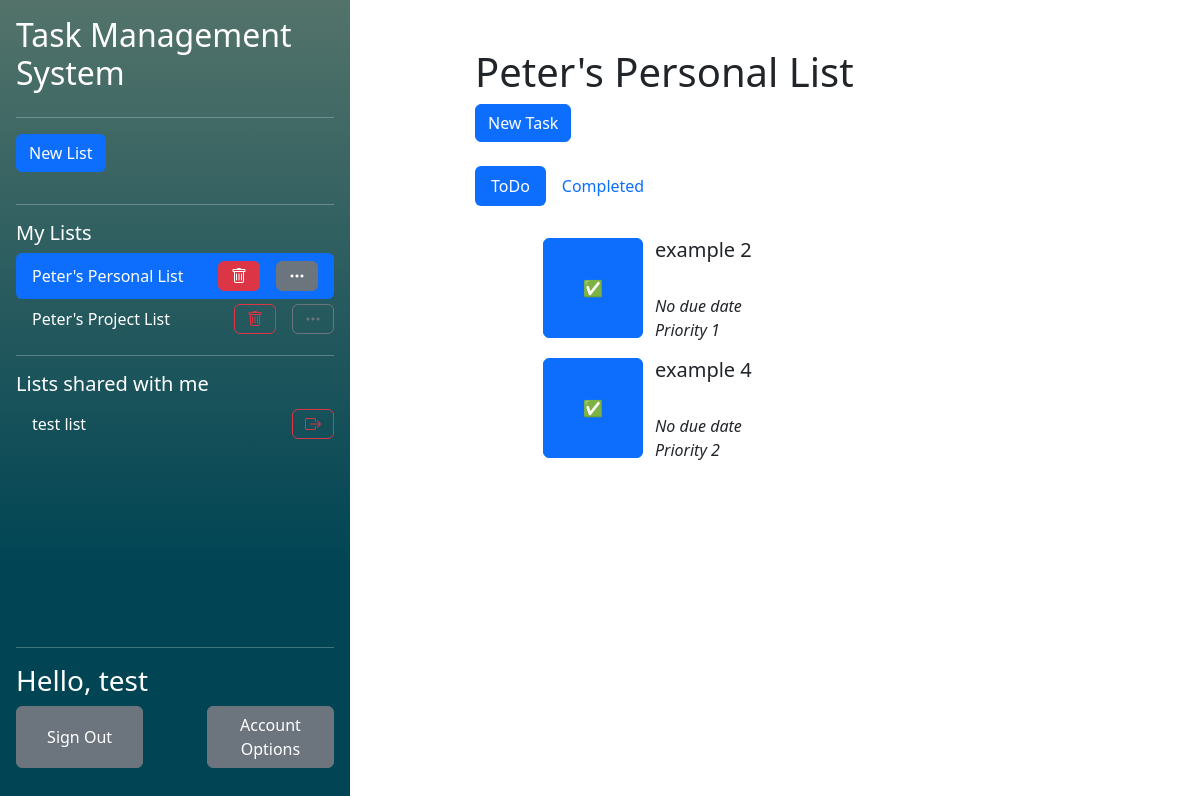
Page /php/index.php?listid=1 (signed in) on the earlier database version.
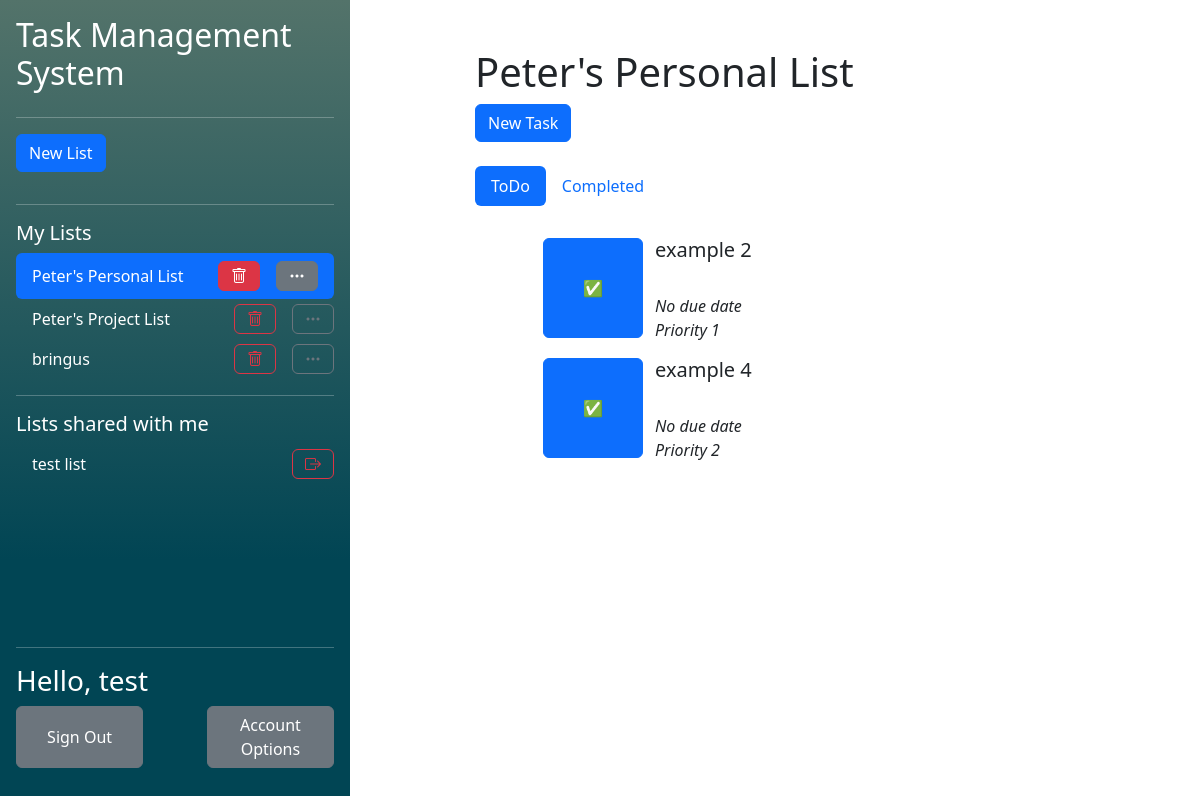
Same page on the later database version.
### tables this page shows
CREATE TABLE "UserLists" (
	"user_id"	TEXT,
	"list_id"	TEXT,
	"collaborator"	INTEGER,
	"observer"	INTEGER,
	PRIMARY KEY("user_id","list_id"),
	FOREIGN KEY("user_id") REFERENCES "Users"("user_id") ON DELETE CASCADE ON UPDATE CASCADE,
	FOREIGN KEY("list_id") REFERENCES "Lists"("list_id") ON DELETE CASCADE ON UPDATE CASCADE
);

CREATE TABLE "Lists"
(
    list_id        INTEGER not null
        primary key autoincrement,
    list_name      TEXT    not null,
    list_completed REAL    not null
);

CREATE TABLE "Tasks" (
	"task_id"	INTEGER NOT NULL,
	"task_name"	TEXT NOT NULL,
	"task_completed"	INTEGER NOT NULL,
	"list_id"	INTEGER NOT NULL,
	"order_in_list"	INTEGER NOT NULL,
	"assigned_collaborator_id"	INTEGER,
	"task_due_date"	INTEGER,
	"task_priority"	INTEGER,
	FOREIGN KEY("assigned_collaborator_id") REFERENCES "Users"("user_id"),
	FOREIGN KEY("list_id") REFERENCES "Lists"("list_id") ON DELETE CASCADE,
	PRIMARY KEY("task_id" AUTOINCREMENT)
);

### php/functions/DatabaseFunctions.php (called while the page is built, shortened)
<?php
function getUIDFromCreds(){
    $db = new SQLite3("../db/database.db");
    $SQL = "SELECT user_id FROM Users WHERE password_hash = :creds";
    $stmt = $db->prepare($SQL);
    $stmt->bindValue(":creds", $_SESSION['credentials'], SQLITE3_TEXT);
    $result = $stmt->execute();
    while($row = $result->fetchArray()){
        $resultArray [] = $row;
    }
    return $resultArray[0]['user_id'];
}
function getOwnedListsForCurrentUser(){
    $uid = getUIDFromCreds();
    $db = new SQLite3("../db/database.db");
    $SQL = "SELECT list_id FROM  UserLists WHERE user_id = :uid AND collaborator = 0 AND observer = 0";
    $stmt = $db->prepare($SQL);
    $stmt->bindValue(":uid", $uid, SQLITE3_TEXT);
    $result = $stmt->execute();
    while($row = $result->fetchArray()){
        $resultArray [] = $row;
    }
    return $resultArray;
}
function getCollabListsForCurrentUser(){
    $uid = getUIDFromCreds();
    $db = new SQLite3("../db/database.db");
    $SQL = "SELECT list_id FROM  UserLists WHERE user_id = :uid AND collaborator = 1 AND observer = 0";
    $stmt = $db->prepare($SQL);
    $stmt->bindValue(":uid", $uid, SQLITE3_TEXT);
    $result = $stmt->execute();
    while($row = $result->fetchArray()){
        $resultArray [] = $row;
    }
    return $resultArray;
}
function getListNameFromID($listID){
    $db = new SQLite3("../db/database.db");
    $SQL = "SELECT list_name FROM Lists WHERE list_id = :lid";
    $stmt = $db->prepare($SQL);
    $stmt->bindValue(":lid", $listID, SQLITE3_TEXT);
    $result = $stmt->execute();
    while($row = $result->fetchArray()){
        $resultArray [] = $row;
    }
    return $resultArray;
}
?>

### php/functions/TaskFunctions.php (called while the page is built, shortened)
<?php
function checkUserListAccess($listID, $userID)
{
    $db = new SQLite3("../db/database.db");
    $SQL = "SELECT list_id FROM  UserLists WHERE user_id = :uid AND list_id = :lid AND observer = 0 AND collaborator = 0";
    $stmt = $db->prepare($SQL);
    $stmt->bindValue(":lid", $listID, SQLITE3_INTEGER);
    $stmt->bindValue(":uid", $userID, SQLITE3_INTEGER);
    $result = $stmt->execute();
    while($row = $result->fetchArray()){
        $resultArray [] = $row;
    }
    if ($listID == $resultArray[0]["list_id"]){
        return true;
    }
}
function getUncompletedTasksFromList($listID){
    $userID = getUIDFromCreds();
    if(!checkUserListAccess($listID, $userID) AND !checkCollabListAccess($listID, $userID)){
        return false;
    }
    $db = new SQLite3("../db/database.db");
    $SQL = "SELECT * FROM Tasks WHERE list_id = :lid AND task_completed = 0 ORDER BY order_in_list ";
    $stmt = $db->prepare($SQL);
    $stmt->bindValue(":lid", $listID, SQLITE3_INTEGER);
    $result = $stmt->execute();
    while($row = $result->fetchArray()){
        $resultArray [] = $row;
    }
    if(isset($resultArray)){
        return $resultArray;
    }
    return null;
}
?>

### php/components/TaskList.php (the view, shortened to what the changed rows need)
<h1>
    <?php echo getListNameFromID($_GET['listid'])[0]['list_name']?>
</h1>
<?php if(checkUserListAccess(htmlspecialchars($_GET["listid"]), getUIDFromCreds())): ?>
<button type="button" class="btn btn-primary" data-bs-toggle="modal" data-bs-target="#NewTaskModal">
    New Task
</button>
<?php endif;?>
<br/><br/>
<div class="tab-content" id="pills-tabContent">
    <div class="tab-pane fade show active" id="pills-todo" role="tabpanel" aria-labelledby="pills-todo-tab" tabindex="0">
        <div class="p-3">
            <ol>
                <?php
                if (getUncompletedTasksFromList($_GET['listid']) != null):
                foreach (getUncompletedTasksFromList($_GET['listid']) as $item):?>
                    <ul>
                        <form class="" action="<?php echo htmlspecialchars($_SERVER["PHP_SELF"])."?taskid=".$item['task_id']."&type=complete&listid=".$_GET['listid'];?>" method="post">
                            <div class="row">
                                <button class='btn btn-primary col' style="flex: none; width: 10%; min-width: 100px; height: 10%; min-height: 100px;" type='submit' name=<?php echo $item['task_id']?>>✅</button>
                                <div class="col">
                                    <h5><?php echo $item['task_name']?></h5>
                                    <br/>
                                    <i><?php if(isset($item['task_due_date'])){
                                            echo "Due ".$item['task_due_date'];
                                        } else {
                                            echo 'No due date';
                                        }?></i> <br/>
                                    <i><?php if(($item['task_priority']) != 0){
                                            echo 'Priority '.$item['task_priority'];
                                        } else {
                                            echo 'No priority';
                                        }?></i>
                                </div>
                            </div>
                        </form>
                    </ul>
                <?php endforeach;
                else:?>
                <h2>You have no Tasks!</h2>
                Create a task using the new task button, or ask the list administrator.
                <?php endif;?>
            </ol>
        </div>
    </div>
</div>

### php/components/ListList.php (shortened to what the changed rows need)
<ul class="nav nav-pills flex-column mb-auto overflow-y-auto">
    <?php
        foreach (getOwnedListsForCurrentUser() as $listID):
            if($listID[0] == $_GET['listid']):?>
                <li class="hstack gap-3 nav-link active text-white">
                    <div class="">
                        <?php echo getListNameFromID($listID[0])[0][0]?>
                    </div>
                    <button class="btn btn-danger ms-auto" onclick="location.href='listAction.php?action=delete&listid=<?php echo $_GET["listid"]?>'"><i class="bi bi-trash"></i></button>
                    <button class="btn btn-secondary"  onclick="location.href='modifyList.php?listid=<?php echo $_GET["listid"]?>'"><i class="bi bi-three-dots"></i></button>
                </li>
            <?php else:?>
                <li class="hstack gap-3">
                    <div class="nav-link text-white">
                        <a class="navbarList" href="<?php echo "index.php?listid=$listID[0]"?>">
                            <?php echo getListNameFromID($listID[0])[0][0]?>
                        </a>
                    </div>
                    <button class="btn btn-outline-danger ms-auto" onclick="location.href='listAction.php?action=delete&listid=<?php echo $_GET["listid"]?>'"><i class="bi bi-trash"></i></button>
                    <button class="btn btn-outline-secondary" onclick="location.href='modifyList.php?listid=<?php echo $_GET["listid"]?>'"><i class="bi bi-three-dots"></i></button>
                </li>
            <?php endif;?>
    <?php endforeach;?>
    <?php
    foreach (getCollabListsForCurrentUser() as $listID):
        if($listID[0] == $_GET['listid']):?>
            <li class="hstack gap-3 nav-link active text-white">
                <div class="">
                    <?php echo getListNameFromID($listID[0])[0][0]?>
                </div>
                <button class="btn btn-danger ms-auto" onclick="location.href='listAction.php?action=leave&listid=<?php echo $_GET["listid"]?>'"><i class="bi bi-box-arrow-right"></i></button>
            </li>
        <?php else:?>
            <li class="hstack gap-3">
                <div class="nav-link text-white">
                    <a class="navbarList" href="<?php echo "index.php?listid=$listID[0]"?>">
                        <?php echo getListNameFromID($listID[0])[0][0]?>
                    </a>
                </div>
                <button class="btn btn-outline-danger ms-auto" onclick="location.href='listAction.php?action=leave&listid=<?php echo $_GET["listid"]?>'"><i class="bi bi-box-arrow-right"></i></button>
            </li>
        <?php endif;?>
    <?php endforeach;?>
</ul>

Differences in the rows shown:
added userlists: list.list_name "bringus", shown under "My Lists"
